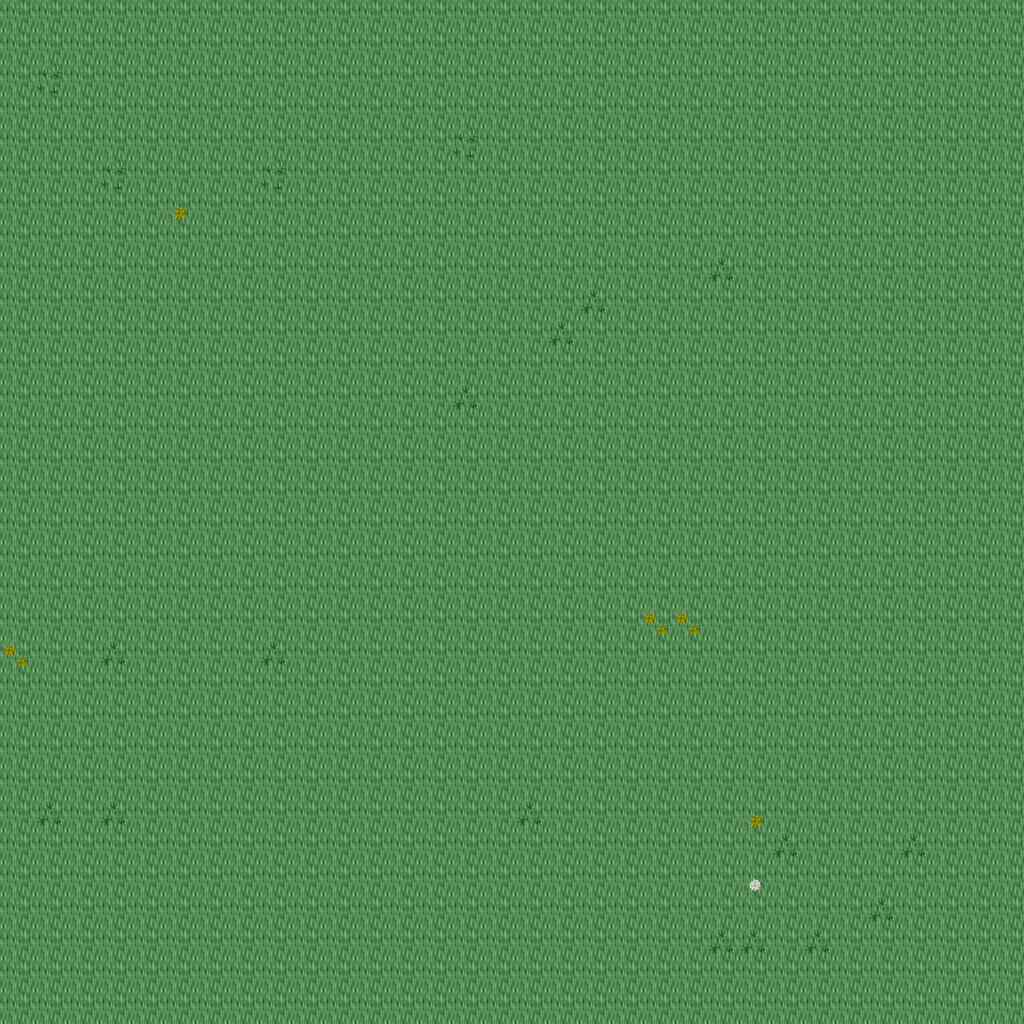

Below is a game level as drawn by its tile map, then a one-line description and the .tmx that defines it (tile-layer data replaced by summaries):
An orthogonal 32x32 tile map with 32x32 px tiles, 5 tile layers (Ground, Objects, Objects2, Above, ...), 1 hidden layer not drawn, 29 tilesets.

<map version="1.10" tiledversion="1.11.0" orientation="orthogonal" renderorder="right-down" width="32" height="32" tilewidth="32" tileheight="32" infinite="0" nextlayerid="11" nextobjectid="1">
 <tileset firstgid="1" name="ground_ground" tilewidth="32" tileheight="32" tilecount="33" columns="3">
  <image source="../drawable/ground_ground.png" width="96" height="352" />
 </tileset>
 <tileset firstgid="34" name="plant_flower_daisy_white" tilewidth="32" tileheight="32" tilecount="8" columns="2">
  <image source="../drawable/plant_flower_daisy_white.png" width="64" height="128" />
 </tileset>
 <tileset firstgid="42" name="plant_grasses" tilewidth="32" tileheight="32" tilecount="6" columns="3">
  <image source="../drawable/plant_grasses.png" width="96" height="64" />
 </tileset>
 <tileset firstgid="48" name="plant_flower_daisy_yellow" tilewidth="32" tileheight="32" tilecount="8" columns="2">
  <image source="../drawable/plant_flower_daisy_yellow.png" width="64" height="128" />
 </tileset>
 <tileset firstgid="56" name="plant_leaves" tilewidth="32" tileheight="32" tilecount="8" columns="4">
  <image source="../drawable/plant_leaves.png" width="128" height="64" />
 </tileset>
 <tileset firstgid="64" name="building_wall_wall_brown" tilewidth="32" tileheight="32" tilecount="12" columns="3">
  <image source="../drawable/building_wall_wall_brown.png" width="96" height="128" />
 </tileset>
 <tileset firstgid="76" name="building_wall_stone" tilewidth="32" tileheight="32" tilecount="12" columns="3">
  <image source="../drawable/building_wall_stone.png" width="96" height="128" />
 </tileset>
 <tileset firstgid="88" name="plant_bush_bushes" tilewidth="32" tileheight="32" tilecount="10" columns="5">
  <image source="../drawable/plant_bush_bushes.png" width="160" height="64" />
 </tileset>
 <tileset firstgid="98" name="plant_cactus" tilewidth="32" tileheight="32" tilecount="2" columns="1">
  <image source="../drawable/plant_cactus.png" width="32" height="64" />
 </tileset>
 <tileset firstgid="100" name="plant_stump_stump_brown" tilewidth="32" tileheight="32" tilecount="4" columns="2">
  <image source="../drawable/plant_stump_stump_brown.png" width="64" height="64" />
 </tileset>
 <tileset firstgid="104" name="plant_tree_tree_darkgreen" tilewidth="32" tileheight="32" tilecount="88" columns="8">
  <image source="../drawable/plant_tree_tree_darkgreen.png" width="256" height="352" />
 </tileset>
 <tileset firstgid="192" name="building_window_window_long" tilewidth="32" tileheight="32" tilecount="3" columns="3">
  <image source="../drawable/building_window_window_long.png" width="96" height="32" />
 </tileset>
 <tileset firstgid="195" name="building_door_door_n" tilewidth="32" tileheight="32" tilecount="6" columns="3">
  <image source="../drawable/building_door_door_n.png" width="96" height="64" />
 </tileset>
 <tileset firstgid="201" name="building_roof_green" tilewidth="32" tileheight="32" tilecount="20" columns="5">
  <image source="../drawable/building_roof_green.png" width="160" height="128" />
 </tileset>
 <tileset firstgid="221" name="plant_vine" tilewidth="32" tileheight="32" tilecount="3" columns="1">
  <image source="../drawable/plant_vine.png" width="32" height="96" />
 </tileset>
 <tileset firstgid="224" name="item_corpse_skull_dark" tilewidth="32" tileheight="32" tilecount="2" columns="2">
  <image source="../drawable/item_corpse_skull_dark.png" width="64" height="32" />
 </tileset>
 <tileset firstgid="226" name="logic_creature_animal" tilewidth="32" tileheight="32" tilecount="32" columns="8">
  <image source="../drawable/logic_creature_animal.png" width="256" height="128" />
 </tileset>
 <tileset firstgid="258" name="logic_creature_elf" tilewidth="32" tileheight="32" tilecount="16" columns="8">
  <image source="../drawable/logic_creature_elf.png" width="256" height="64" />
 </tileset>
 <tileset firstgid="274" name="logic_collision" tilewidth="32" tileheight="32" tilecount="1" columns="1">
  <image source="../drawable/logic_collision.png" width="32" height="32" />
 </tileset>
 <tileset firstgid="275" name="logic_creature_human_evil" tilewidth="32" tileheight="32" tilecount="16" columns="8">
  <image source="../drawable/logic_creature_human_evil.png" width="256" height="64" />
 </tileset>
 <tileset firstgid="291" name="building_door_closed" tilewidth="32" tileheight="32" tilecount="1" columns="1">
  <image source="../drawable/building_door_closed.png" width="32" height="32" />
 </tileset>
 <tileset firstgid="292" name="logic_portal" tilewidth="32" tileheight="32" tilecount="24" columns="8">
  <image source="../drawable/logic_portal.png" width="256" height="96" />
 </tileset>
 <tileset firstgid="316" name="ground_blue_paving" tilewidth="32" tileheight="32" tilecount="2" columns="1">
  <image source="../drawable/ground_blue_paving.png" width="32" height="64" />
 </tileset>
 <tileset firstgid="318" name="ground_green_paving" tilewidth="32" tileheight="32" tilecount="18" columns="3">
  <image source="../drawable/ground_green_paving.png" width="96" height="192" />
 </tileset>
 <tileset firstgid="336" name="logic_protection" tilewidth="32" tileheight="32" tilecount="2" columns="2">
  <image source="../drawable/logic_protection.png" width="64" height="32" />
 </tileset>
 <tileset firstgid="338" name="object_rotating_crystal" tilewidth="32" tileheight="32" tilecount="48" columns="8">
  <image source="../drawable/object_rotating_crystal.png" width="256" height="192" />
 </tileset>
 <tileset firstgid="386" name="light_white_1x1" tilewidth="32" tileheight="32" tilecount="1" columns="1">
  <image source="../drawable/light_white_1x1.png" width="32" height="32" />
 </tileset>
 <tileset firstgid="387" name="light_light_5x5" tilewidth="32" tileheight="32" tilecount="25" columns="5">
  <image source="../drawable/light_light_5x5.png" width="160" height="160" />
 </tileset>
 <tileset firstgid="412" name="logic_creature_ogre" tilewidth="32" tileheight="32" tilecount="4" columns="4">
  <image source="../drawable/logic_creature_ogre.png" width="128" height="32" />
 </tileset>
 <layer id="1" name="Ground" width="32" height="32">
  <data>[1024 cells, 1024 non-empty, 1 distinct tile ids]</data>
 </layer>
 <layer id="2" name="Objects" width="32" height="32">
  <data>[1024 cells, 25 non-empty, 5 distinct tile ids]</data>
 </layer>
 <layer id="3" name="Objects2" width="32" height="32">
  <data>[1024 cells, 0 non-empty, 0 distinct tile ids]</data>
 </layer>
 <layer id="4" name="Above" width="32" height="32">
  <data>[1024 cells, 0 non-empty, 0 distinct tile ids]</data>
 </layer>
 <layer id="5" name="Above2" width="32" height="32">
  <data>[1024 cells, 0 non-empty, 0 distinct tile ids]</data>
 </layer>
 <layer id="6" name="Walkable" width="32" height="32" visible="0">
  <data>[1024 cells, 0 non-empty, 0 distinct tile ids]</data>
 </layer>
 <objectgroup id="7" name="Mapevents" />
 <objectgroup id="8" name="Spawn" />
 <objectgroup id="9" name="Keys" />
 <objectgroup id="10" name="Replace" />
</map>
